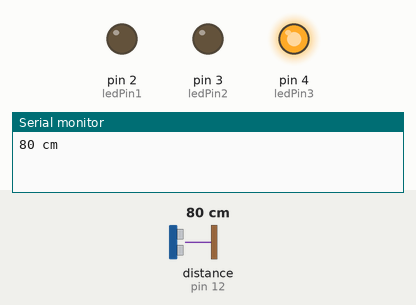
A sketch run on a simulated Arduino Uno, built with avr-gcc and run on an emulated ATmega328P. Shown: output pins drawn as LEDs (lit = HIGH), the last lines printed to the serial monitor. Wiring (inferred from the names in the program): ultrasonic range finder: trigger pin 13; echo pin 12. The inputs (shaded band) are chosen by the test bench; at power-on: distance to the obstacle (sensor on pin 12) 80 cm. The echo pulse lasts 58.3 µs per cm; pins used as bus, display or sensor lines are not drawn.

Above: at 1.2 s.
1.3 s: distance to the obstacle (sensor on pin 12) set to 64 cm
2.8 s: distance to the obstacle (sensor on pin 12) set to 56 cm
At 4.0 s:
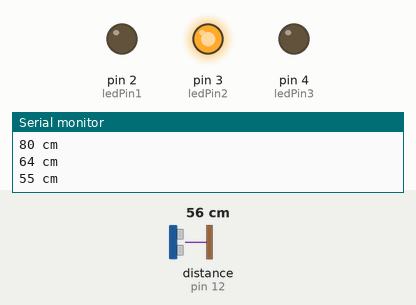
4.3 s: distance to the obstacle (sensor on pin 12) set to 35 cm
5.8 s: distance to the obstacle (sensor on pin 12) set to 29 cm
At 6.9 s:
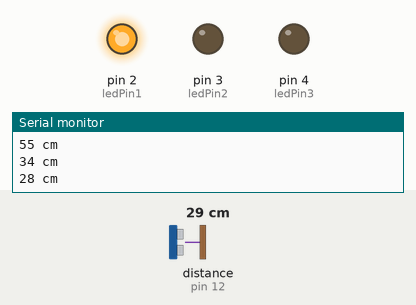
7.4 s: distance to the obstacle (sensor on pin 12) set to 60 cm
At 8.7 s:
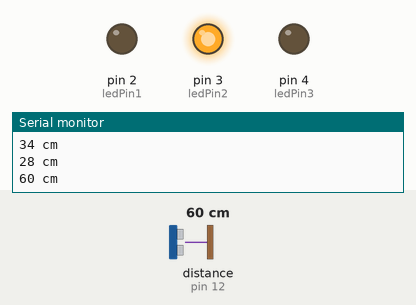
9.0 s: distance to the obstacle (sensor on pin 12) set to 2 cm
At 9.9 s:
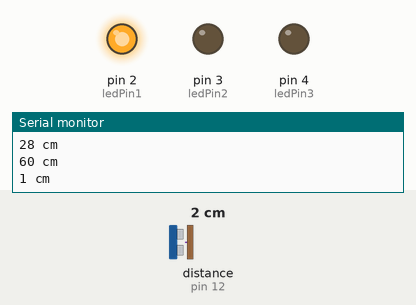
Timing chart, 0 to 11.6 s (numbered marks = the images above; inputs shaded):
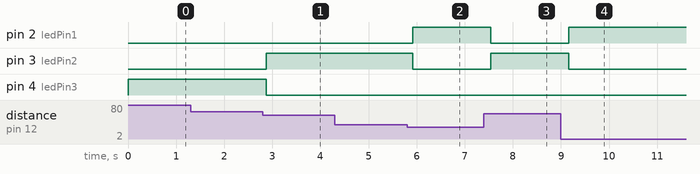

The sketch:

AR20_ultrasonic.ino
```cpp
/*
 예제 6.7
 초음파 거리센서를 이용한 거리 측정
*/

// 트리거 핀과 에코 핀 번호를 설정한다.
const char trigPin = 13;
const char echoPin = 12;
const int ledPin1=2;
const int ledPin2=3;
const int ledPin3=4;
// 펄스 폭과 거리 변수 설정
int pulseWidth;
int distance;
int distanceOld;

void setup() {
  // 시리얼 통신 설정
  Serial.begin (9600);
  // 트리거 핀은 출력으로, 에코핀은 입력으로 설정
pinMode(trigPin,OUTPUT);
pinMode(echoPin,INPUT);
pinMode(ledPin1,OUTPUT);
pinMode(ledPin2,OUTPUT);
pinMode(ledPin3,OUTPUT);
  // 트리거 핀의 초기값을 LOW로 한다
 digitalWrite(trigPin,LOW);
}

void loop(){
  // 10us의 트리거 신호를 HC-SR04로 내보낸다.
digitalWrite(trigPin,HIGH);
delayMicroseconds(10);
digitalWrite(trigPin,LOW);


  // Echo 펄스 폭을 측정하여 pulseWidth 변수에 저장한다.
  pulseWidth=pulseIn(echoPin,HIGH);
  // 거리를 계산한다.
  distance = pulseWidth / 58;

  // 감지거리인 2~200cm 범위의 거리값만 사용한다.
  if(distance <= 200 || distance >= 2){
    // 이전의 거리값과 비교하여 변화가 있을 경우에만
    // 시리얼 통신으로 전송한다.
    if(distance != distanceOld){
      Serial.print(distance);
      Serial.println(" cm");
    };
    if(0<=distance && distance<=30){
      digitalWrite(ledPin1,HIGH);
      digitalWrite(ledPin2,LOW);
      digitalWrite(ledPin3,LOW);
      delay(100);
    }
    if(31<=distance && distance<=60){
      digitalWrite(ledPin1,LOW);
      digitalWrite(ledPin2,HIGH);
      digitalWrite(ledPin3,LOW);
      delay(100);
    }
    if(distance>60){
      digitalWrite(ledPin1,LOW);
      digitalWrite(ledPin2,LOW);
      digitalWrite(ledPin3,HIGH);
      delay(100);
    }
  };


  distanceOld = distance;
  delay(100);
}
```

Measured:
- the behaviour switches between 61 and 60 cm on distance to the obstacle (sensor on pin 12) (found by bisection; images 0 and 1)
- the behaviour switches between 32 and 31 cm on distance to the obstacle (sensor on pin 12) (found by bisection; images 1 and 2)
- after the input at 2.8 s, pin 3 (ledPin2): LOW → HIGH after 0.07 s; pin 4 (ledPin3): HIGH → LOW after 0.07 s
- after the input at 5.8 s, pin 2 (ledPin1): LOW → HIGH after 0.12 s; pin 3 (ledPin2): HIGH → LOW after 0.12 s
- after the input at 7.4 s, pin 2 (ledPin1): HIGH → LOW after 0.14 s; pin 3 (ledPin2): LOW → HIGH after 0.14 s
- after the input at 9.0 s, pin 2 (ledPin1): LOW → HIGH after 0.17 s; pin 3 (ledPin2): HIGH → LOW after 0.17 s
